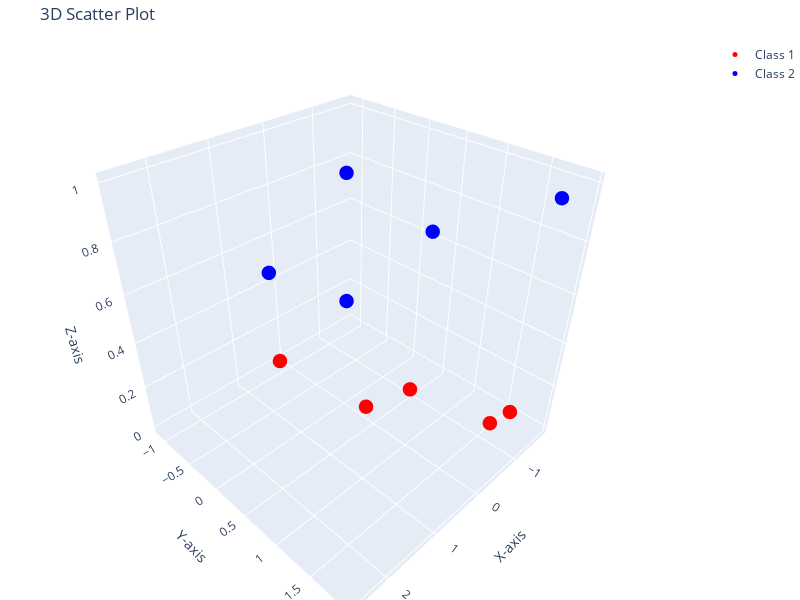

Source (notebook cell):
### Code cell
import matplotlib.pyplot as plt
from mpl_toolkits.mplot3d import Axes3D
import plotly.graph_objects as go

def plot_3d_data(x_data1, y_data1, z_data1, x_data2, y_data2, z_data2, title="", interactive=False):
    """
    A function to plot 3D data interactively or statically, with two datasets.
    
    Parameters:
    - x_data1, y_data1, z_data1: Data for the first class (Class 1)
    - x_data2, y_data2, z_data2: Data for the second class (Class 2)
    - title: Title for the plot
    - interactive: If True, uses Plotly for interactive 3D plots. If False, uses Matplotlib for static plots.
    """
    if interactive:
        # Use Plotly for an interactive 3D plot
        trace1 = go.Scatter3d(
            x=x_data1, y=y_data1, z=z_data1, mode='markers',
            marker=dict(size=5, color='red'), name='Class 1'
        )
        trace2 = go.Scatter3d(
            x=x_data2, y=y_data2, z=z_data2, mode='markers',
            marker=dict(size=5, color='blue'), name='Class 2'
        )
        fig = go.Figure(data=[trace1, trace2])
        fig.update_layout(title=title, scene=dict(xaxis_title='X-axis', yaxis_title='Y-axis', zaxis_title='Z-axis'),
                          autosize=False, width=800, height=600, margin=dict(l=0, r=0, b=0, t=40))
        fig.show()
    else:
        # Use Matplotlib for a static 3D plot
        fig = plt.figure(figsize=(8, 8))
        ax = fig.add_subplot(111, projection='3d')
        
        # Plot the first class in red
        ax.scatter(x_data1, y_data1, z_data1, color='red', s=50, alpha=0.8, label='Class 1')
        
        # Plot the second class in blue
        ax.scatter(x_data2, y_data2, z_data2, color='blue', s=50, alpha=0.8, label='Class 2')
        
        ax.set_title(title)
        ax.set_xlabel('X-axis')
        ax.set_ylabel('Y-axis')
        ax.set_zlabel('Z-axis')
        ax.legend()
        plt.show()

# Example usage (with some dummy data)
# Plot using your samples1 and samples2 data
plot_3d_data(samples1[:, 0], samples1[:, 1], y[:5], samples2[:, 0], samples2[:, 1], y[5:], title="3D Scatter Plot", interactive=True)

### Figure 1 — Plotly figure (JSON) as saved in the notebook; plotly's stock layout.template omitted (floating-point values rounded to 4 significant figures)
{"data": [{"marker": {"color": "red", "size": 5}, "mode": "markers", "name": "Class 1", "type": "scatter3d", "x": [-1.264, -0.9707, -0.1007, -1.726, 0.1343], "y": [1.528, 0.4706, 0.3038, 1.585, -1.107], "z": [0, 0, 0, 0, 0]}, {"marker": {"color": "blue", "size": 5}, "mode": "markers", "name": "Class 2", "type": "scatter3d", "x": [2.578, 0.236, 2.384, 0.7144, -1.084], "y": [1.107, 0.2248, 1.76, 1.538, 1.938], "z": [1, 1, 1, 1, 1]}], "layout": {"autosize": false, "height": 600, "margin": {"b": 0, "l": 0, "r": 0, "t": 40}, "scene": {"xaxis": {"title": {"text": "X-axis"}}, "yaxis": {"title": {"text": "Y-axis"}}, "zaxis": {"title": {"text": "Z-axis"}}}, "title": {"text": "3D Scatter Plot"}, "width": 800}}
